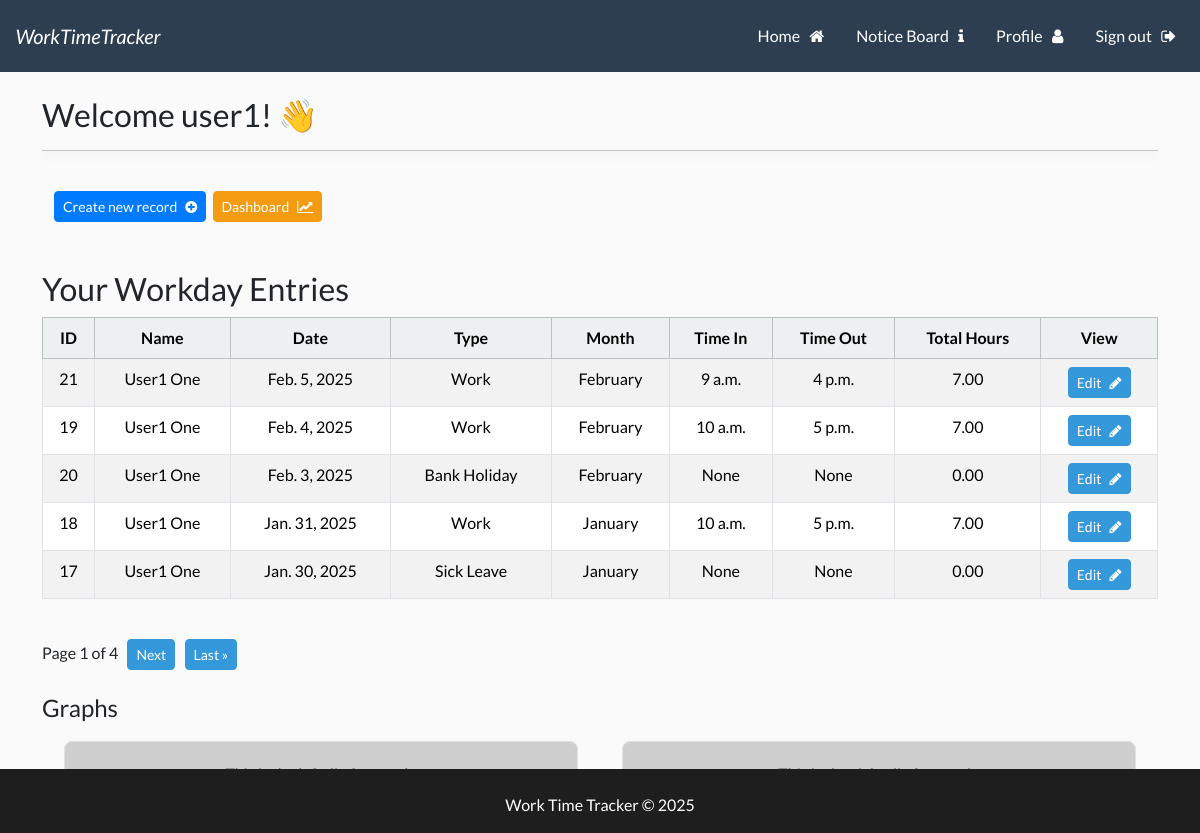
The page /wttapp (signed in) on the database its author committed.
### wttapp/models.py (models this page shows, shortened)
class Workday(models.Model):
    user = models.ForeignKey(User, related_name='user_workdays', on_delete=models.CASCADE)
    WORKDAY_TYPE_CHOICES = [
        ('Work', 'Work'),
        ('Sick Leave', 'Sick Leave'),
        ('Annual Leave', 'Annual Leave'),
        ('Bank Holiday', 'Bank Holiday'),
    ]
    MONTH_CHOICES = [
        ('January', 'January'),
        ('February', 'February'),
        ('March', 'March'),
        ('April', 'April'),
        ('May', 'May'),
        ('June', 'June'),
        ('July', 'July'),
        ('August', 'August'),
        ('September', 'September'),
        ('October', 'October'),
        ('November', 'November'),
        ('December', 'December'),
    ]
    id = models.AutoField(primary_key=True)
    date = models.DateField()
    year = models.IntegerField(default=datetime.now().year)
    month = models.CharField(
        max_length=20,
        choices=MONTH_CHOICES,
        default=get_current_month,
    )
    workday_type = models.CharField(
        max_length=20,
        choices=WORKDAY_TYPE_CHOICES,
        default='Work',
    )
    time_in = models.TimeField(blank=True, null=True)
    time_out = models.TimeField(blank=True, null=True)
    @property
    def total_hours(self):
        if self.time_in and self.time_out:
            time_in_dt = datetime.combine(date.today(), self.time_in)
            time_out_dt = datetime.combine(date.today(), self.time_out)
            time_diff = time_out_dt - time_in_dt
            return time_diff.total_seconds() / 3600  # Convert seconds to hours
        return 0

### UserLogin/models.py (models this page shows, shortened)
class UserProfile(models.Model):
    user = models.OneToOneField(User, related_name='user_profile', on_delete=models.CASCADE)
    username = models.CharField(max_length=150, editable=False)  # Automatically populated
    firstname = models.CharField(max_length=30, null=False, editable=True)  # Automatically populated
    lastname = models.CharField(max_length=150, null=False, editable=True)  # Automatically populated
    email = models.EmailField(null=True, editable=True)  # Automatically populated
    emergency_contact = models.CharField(max_length=100, blank=True, null=True, help_text="Emergency contact name and number.")
    manager_name = models.ForeignKey(
        User,
        related_name='user_manager',
        on_delete=models.SET_NULL,
        blank=True,
        null=True,
    )
    POSITION_CHOICES = [
        ('Staff', 'Staff'),
        ('Manager', 'Manager'),
        ('System Admin', 'System Admin'),
    ]
    position = models.CharField(
        max_length=20,
        choices=POSITION_CHOICES,
        default='Staff',
        help_text="This can be edited by your manager or System admin."
    )
    STATUS_CHOICES = [
        ('Active', 'Active'),
        ('Former', 'Former'),
    ]
    status = models.CharField(
        max_length=10,
        choices=STATUS_CHOICES,
        default='Active',
        help_text="User status (Active or Former)."
    )
    profile_picture = models.ImageField(upload_to='profile_pictures', blank=True, null=True)

### wttapp/views.py (the view)
# urls.py: 2. Add a URL to urlpatterns:  path('', views.home, name='home')
@login_required
def home(request):
    user_profile = UserProfile.objects.get(user=request.user)
    if user_profile.status == 'Active' and user_profile.position in ['System Admin', 'Manager']:
        records_list = Workday.objects.select_related('user__user_profile').all().order_by('-date')  # Show all records
    else:
        records_list = Workday.objects.select_related('user__user_profile').filter(user=request.user).order_by('-date')  # Show only the user's records
    paginator = Paginator(records_list, 5)  # Show 5 records per page
    page = request.GET.get('page', 1)  # Get the current page number from the request
    try:
        records = paginator.page(page)
    except PageNotAnInteger:
        records = paginator.page(1)
    except EmptyPage:
        records = paginator.page(paginator.num_pages)
    return render(request, 'wttapp/home.html', {'records': records, 'user_profile': user_profile})

### templates/wttapp/home.html (shortened to what this page needs)
{% extends 'base.html' %}
{% load static %}
{% block content %}
<h3> Welcome {{user}}! 👋 </h3>
<hr>
<br>
<div class="container-fluid">
    <div class="row">
        <div class="col-md-6 col-12">
                <a class="btn btn-primary btn-sm" href="{% url 'create_record' %}">Create new record &nbsp; <i class="fa fa-plus-circle" aria-hidden="true"></i></a>&nbsp;
                <a class="btn btn-warning btn-sm ml-auto" href="{% url 'dashboard' %}">Dashboard &nbsp; <i class="fa fa-line-chart" aria-hidden="true"></i></a>
        </div>
    </div>
</div>
<br><br>
{% if user_profile.status == 'Active' and user_profile.position in 'System Admin Manager' %}
    <h3>All Workday Entries</h3>
{% else %}
    <h3>Your Workday Entries</h3>
{% endif %}
<table class="table table-hover table-striped  table-bordered text-center">
    <thead class="table-light">
        <tr>
            <th scope="col">ID</th>
            <th scope="col">Name</th>
            <th scope="col">Date</th>
            <th scope="col">Type</th>
            <th scope="col">Month</th>
            <th scope="col">Time In</th>
            <th scope="col">Time Out</th>
            <th scope="col">Total Hours</th>
            <th scope="col">View</th>
        </tr>
    </thead>
    <tbody>
        {% if records %}
        {% for record in records %}
        <tr>
            <td>{{ record.id }}</td>
            <td>{{ record.user.user_profile.firstname }} {{ record.user.user_profile.lastname }} </td>
            <td>{{ record.date }}</td>
            <td>{{ record.get_workday_type_display }}</td>
            <td>{{ record.get_month_display }}</td>
            <td>{{ record.time_in }}</td>
            <td>{{ record.time_out }}</td>
            <td>{{ record.total_hours|floatformat:2 }}</td>
            <td>
                <a href="{% url 'edit_workday' record.id %}" class="btn btn-info btn-sm">Edit &nbsp; <i class="fa fa-pencil" aria-hidden="true"></i></a>
        </tr>
        {% endfor %}
        {% endif %}
    </tbody>
</table>
<br>
<div class="pagination">
    <span class="step-links">
        <span class="current">
            Page {{ records.number }} of {{ records.paginator.num_pages }} &nbsp;
        </span>
        {% if records.has_next %}
        <a class="btn btn-info btn-sm btn-secondary" href="?page={{ records.next_page_number }}">Next</a> &nbsp;
        <a class="btn btn-info btn-sm btn-secondary" href="?page={{ records.paginator.num_pages }}">Last &raquo;</a>
        {% endif %}
    </span>
</div>
<br>
<h4>Graphs</h4>
<div class="container-fluid">
    <div class="row">
        <div class="col-md-6 col-12">
            <div class="custom-div">
                <p class="text-muted">This is the left div for graph.</p>
            </div>
        </div>
        <div class="col-md-6 col-12">
            <div class="custom-div">
                <p class="text-muted">This is the right div for pragh. </p>
            </div>
        </div>
    </div>
</div>
{% endblock %}

### static/css/styles.css (style rules this page uses)
hr { box-shadow: 0 4px 10px rgba(0.8, 0.8, 0.8, 0.8); }
a { text-decoration: none; }
html, body { height: 100%; margin: 0; display: flex; flex-direction: column; }
body { display: flex; background-color: #fafafa; }
.custom-div { background-color: #cfcfcf; border: 1px solid #dee2e6; padding: 20px; margin: 10px; border-radius: 8px; text-align: center; }
.btn-primary { background-color: #007bff; border-color: #007bff; }

### rows shown on the page
Workday: id "21", user.user_profile.firstname "User1", user.user_profile.lastname "One", date "Feb. 5, 2025", workday_type "Work", month "February", time_in "9 a.m.", time_out "4 p.m.", total_hours "7.00"
Workday: id "19", user.user_profile.firstname "User1", user.user_profile.lastname "One", date "Feb. 4, 2025", workday_type "Work", month "February", time_in "10 a.m.", time_out "5 p.m.", total_hours "7.00"
Workday: id "20", user.user_profile.firstname "User1", user.user_profile.lastname "One", date "Feb. 3, 2025", workday_type "Bank Holiday", month "February", time_in "None", time_out "None", total_hours "0.00"
Workday: id "18", user.user_profile.firstname "User1", user.user_profile.lastname "One", date "Jan. 31, 2025", workday_type "Work", month "January", time_in "10 a.m.", time_out "5 p.m.", total_hours "7.00"
Workday: id "17", user.user_profile.firstname "User1", user.user_profile.lastname "One", date "Jan. 30, 2025", workday_type "Sick Leave", month "January", time_in "None", time_out "None", total_hours "0.00"

### other values the page prints
{{ user }} "user1"
{{ records.number }} "1"
{{ records.paginator.num_pages }} "4"
